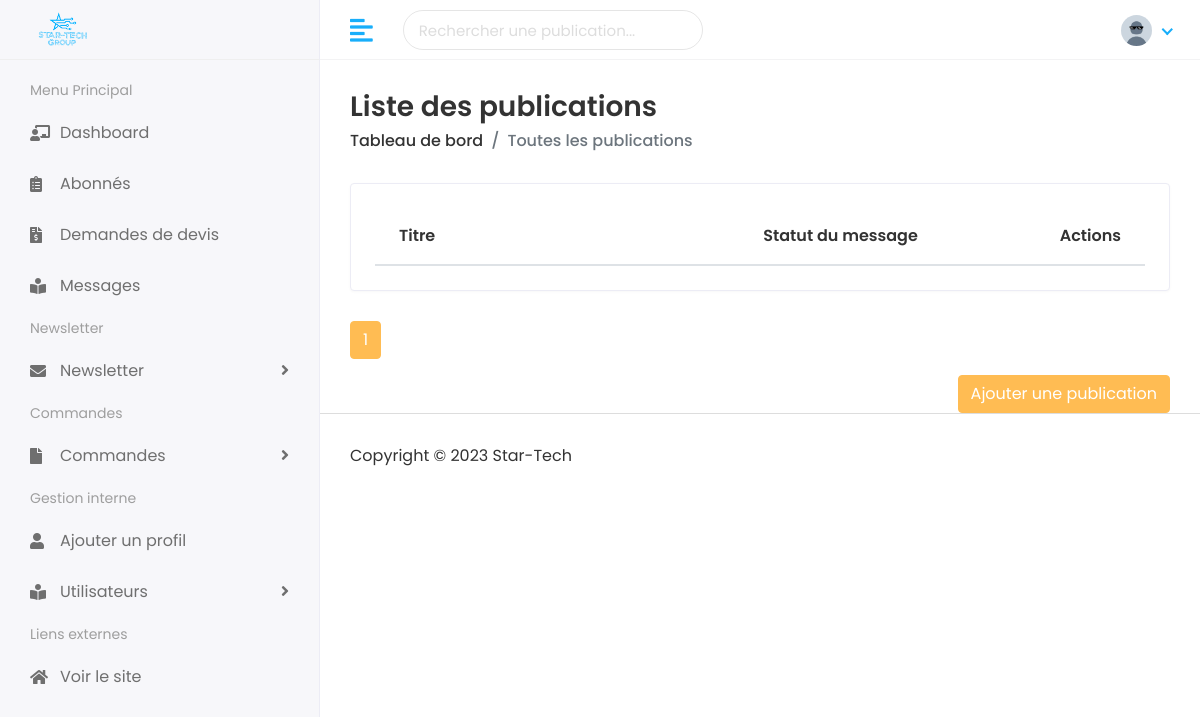
The app's page /dashboard/publications (signed in), older data.
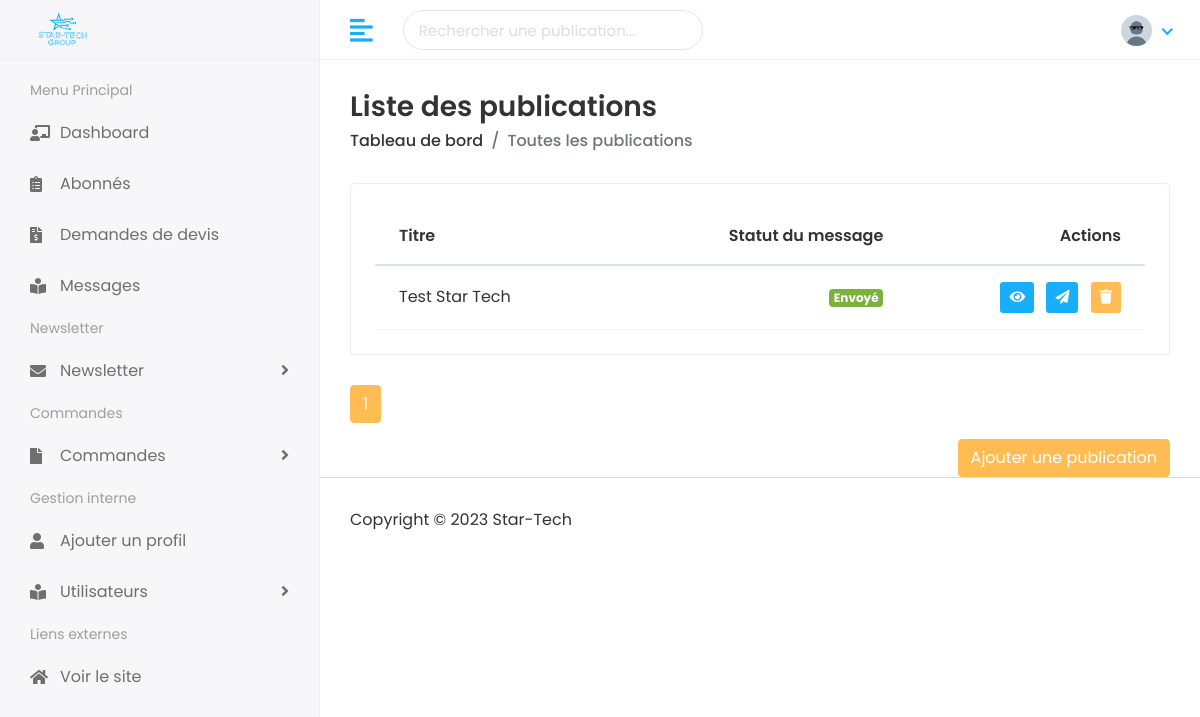
The same page, newer data.
### administration/models.py (models this page shows, shortened)
class Publication(models.Model):
    title = models.CharField(max_length=100, null=True)
    message = models.TextField()
    sent_status = models.BooleanField(default=False)

### administration/views.py (the view)
# urls.py: path('dashboard/publications', all_publications ,name="publications"),
@login_required(login_url='login')
def all_publications(request):
    if request.GET.get('q') != None:
        q = request.GET.get('q')
        p = Paginator(Publication.objects.filter(
            Q(title__icontains=q)|
            Q(message__icontains=q)
        ), 5)
        page = request.GET.get('page')
        msgs = p.get_page(page)
        context = {
            'publications' : msgs
        }
        return render(request, 'admin/all_publications.html', context)
    else:
        p = Paginator(Publication.objects.all(), 5)
        page = request.GET.get('page')
        msgs = p.get_page(page)
        context = {
            'publications' : msgs
        }
        return render(request, 'admin/all_publications.html', context)

### templates/admin/all_publications.html (shortened to what this page needs)
{% extends "admin/base_admin.html" %}
{% block search %}
<form method='GET' action='{% url "publications" %}'>
    <input type="text" name='q' class="form-control" placeholder="Rechercher une publication...">
 </form>
{% endblock search %}
{% block content %}
<div class="content container-fluid">
    <div class="page-header">
        <div class="row align-items-center">
            <div class="col">
                <h3 class="page-title">Liste des publications</h3>
                <ul class="breadcrumb">
                    <li class="breadcrumb-item"><a href="{% url 'dashboard' %}">Tableau de bord</a></li>
                    <li class="breadcrumb-item active">Toutes les publications</li>
                </ul>
            </div>
        </div>
    </div>
    <div class="row">
        <div class="col-sm-12">
            <div class="card card-table">
                <div class="card-body">
                    <div class="table-responsive">
                        <table class="table table-hover table-center mb-0 datatable">
                            <thead>
                                <tr>
                                    <th>Titre</th>
                                    <th class="text-right">Statut du message</th>
                                    <th class="text-right">Actions</th>
                                </tr>
                            </thead>
                            <tbody>
                                {% for p in publications %}
                                    <tr>
                                        <td>{{ p.title }}</td>
                                        <td class="text-right">
                                            {% if p.sent_status == False %}
                                                <span class="badge badge-danger">Non envoyé</span>
                                            {% else %}
                                                <span class="badge badge-success">Envoyé</span>
                                            {% endif %}
                                        </td>
                                        <td class="text-right">
                                            <div class="actions">
                                                <a href="{% url 'publication' p.pk %}" class="btn btn-sm bg-success-light mr-2">
                                                    <i class="fas fa-eye"></i>
                                                </a>
                                                <a href="{% url 'publication_send' p.pk %}" class="btn btn-sm bg-success-light mr-2">
                                                    <i class="fas fa-paper-plane"></i>
                                                </a>
                                                <a href="{% url 'publication_delete' p.pk %}" class="btn btn-sm bg-danger-light">
                                                    <i class="fas fa-trash"></i>
                                                </a>
                                            </div>
                                        </td>
                                    </tr>
                                {% endfor %}
                            </tbody>
                        </table>
                    </div>
                </div>
            </div>
        </div>
    </div>
    <div class="row">
        <div class="col-sm-12">
            <ul class="pagination">
                <li class="page-item active">
                    <a class="page-link" href="#">{{ publications.number }} <span class="sr-only">(current)</span></a>
                </li>
            </ul>
        </div>
        <div class="col-sm-12">
            <div class="text-right">
                <a class='btn btn-primary' href="{% url 'add_publication' %}">Ajouter une publication</a>
            </div>
        </div>
    </div>
</div>
{% endblock content %}

Row changes from the older to the newer data that the page shows:
added Publication: title "Test Star Tech", sent_status "Envoyé"
